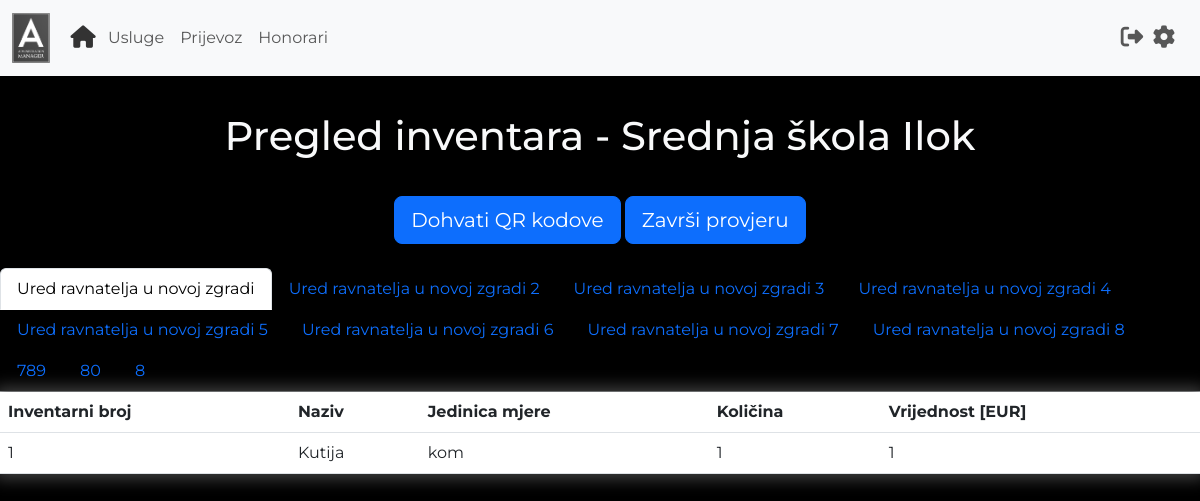
Screenshot of /pregled_inventara (signed in) with the database file from the repository.
### main.py (models this page shows)
class User(UserMixin, db.Model):
    id = db.Column(db.Integer, primary_key=True)
    username = db.Column(db.String(100), unique=True)
    password = db.Column(db.String(100))
    name = db.Column(db.String(100))
    surname = db.Column(db.String(100))
    organisation = db.Column(db.String(100))
    work_address = db.Column(db.String(100))
    home_address = db.Column(db.String(100))
    travel_distance = db.Column(db.Float)
    transportation_fee = db.Column(db.Float)

class Inventory(db.Model):
    id = db.Column(db.Integer, primary_key=True)
    inventory_number = db.Column(db.String(100), unique=True)
    name = db.Column(db.String(100))
    unit = db.Column(db.String(100))
    amount = db.Column(db.String(100))
    value = db.Column(db.String(100))
    location = db.Column(db.String(100))
    organisation = db.Column(db.String(100))
    item_status = db.Column(db.Boolean)  # True if inventory check is active and item is checked

### main.py (the view)
@app.route("/pregled_inventara")
@login_required
def pregled_inventara():
    form = InventoryCheckForm()
    if InventoryCheckHistory.query.filter_by(organisation=current_user.organisation).first():
        status = InventoryCheckHistory.query.filter_by(organisation=current_user.organisation).first().inventory_check
    else:
        status = False
    inventory = Inventory.query.filter_by(organisation=current_user.organisation).all()
    locations = []
    inventory_by_location = []
    for item in inventory:
        if item.location not in locations:
            inventory_list = []
            locations.append(item.location)
            for i in Inventory.query.filter_by(organisation=current_user.organisation, location=item.location).all():
                inventory_list.append(i)
            inventory_by_location.append(inventory_list)
    return render_template('pregledInventara.html', organisation=current_user.organisation, locations=locations,
                           data=inventory_by_location, status=status, form=form)

### main.py
class InventoryCheckForm(FlaskForm):
    start_check = SubmitField(label='Započni provjeru', id='start_check')
    end_check = SubmitField(label='Završi provjeru', id='finish_check')
    generate_qrs = SubmitField(label='Dohvati QR kodove', id='generate_qrs')

### main.py (called while the page is built)
@login_manager.user_loader
def load_user(user_id):
    return User.query.get(int(user_id))

### templates/pregledInventara.html (shortened to what this page needs)
{% extends "base.html" %}
{% block content %}
{% include 'header.html' %}
<h1 class="text-center text-light" style="margin-top: 3%; margin-bottom: 3%;">
    Pregled inventara - {{organisation}}
</h1>
<div class="text-center" style="margin-bottom: 2%;">
    <form style="display: inline;" action="{{url_for('generate_qr_codes')}}">
{{form.generate_qrs(class='btn btn-lg btn-primary')}}
        </form>
    <form style="display: inline;" action="{{url_for('inventory_check_status')}}">
{% if status == False %}
    {{form.start_check(class='btn btn-lg btn-primary')}}
{% else %}
    {{form.end_check(class='btn btn-lg btn-primary')}}
        </form>
{% endif %}
</div>
<ul class="nav nav-tabs" id="myTab" role="tablist">
    {% for i in range (0, locations|length) %}
    {% if i != 0 %}
    <li class="nav-item" role="presentation">
        <button class="nav-link" id={{locations[i]|replace('
        ','-')+'-tab'}} data-bs-toggle="tab" data-bs-target={{"#"+locations[i]|replace(' ','-')+'-pane'}} type="button"
        role="tab" aria-controls={{locations[i]|replace(' ','-')+'-tab-pane'}} aria-selected="true">
        {{locations[i]}}</button>
    </li>
    {% else %}
    <li class="nav-item" role="presentation">
        <button class="nav-link active" id={{locations[i]|replace('
        ','-')+'-tab'}} data-bs-toggle="tab" data-bs-target={{"#"+locations[i]|replace(' ','-')+'-pane'}} type="button"
        role="tab" aria-controls={{locations[i]|replace(' ','-')+'-tab-pane'}} aria-selected="true">
        {{locations[i]}}</button>
    </li>
    {% endif %}
    {% endfor %}
</ul>
<div class="tab-content" id="myTabContent">
    {% for i in range(0, locations|length) %}
    {% if i != 0 %}
    <div aria-labelledby={{locations[i]|replace('
    ','-')+"-tab"}} class="tab-pane fade text-light" id={{locations[i]|replace(' ','-')+"-pane"}} role="tabpanel"
    tabindex="0">
    {% else %}
    <div aria-labelledby={{locations[i]|replace('
    ','-')+"-tab"}} class="tab-pane fade active show text-light" id={{locations[i]|replace(' ','-')+"-pane"}}
    role="tabpanel" tabindex="0">
    {% endif %}
    <table class="table text-light">
        <thead>
        <tr>
            <th scope="col">Inventarni broj</th>
            <th scope="col">Naziv</th>
            <th scope="col">Jedinica mjere</th>
            <th scope="col">Količina</th>
            <th scope="col">Vrijednost [EUR]</th>
        </tr>
        </thead>
        <tbody>
        {% for item in data[i] %}
        <tr>
            <td> {{item.inventory_number}}</td>
            <td> {{item.name}}</td>
            <td> {{item.unit}}</td>
            <td> {{item.amount}}</td>
            <td> {{item.value}}</td>
        </tr>
        {% endfor %}
        </tbody>
    </table>
</div>
{% endfor %}
{% endblock %}

### templates/base.html (shortened to what this page needs)
<!DOCTYPE html>
<html lang="en">
<head>
    <link href="https://cdn.jsdelivr.net/npm/bootstrap@5.3.0-alpha1/dist/css/bootstrap.min.css"
 rel="stylesheet">
    <link href="{{url_for('static', filename='style.css')}}" rel="stylesheet">
</head>
<body>
{% block content %}
{% endblock %}
</body>
</html>

### templates/header.html (shortened to what this page needs)
<nav class="navbar navbar-expand-lg bg-body-tertiary">
    <div class="container-fluid">
        <a class="navbar-brand disabled"><img alt="Logo" class="img-fluid"
                                              src="{{url_for('static', filename='images/logo2.png')}}"
                                              style="height: 50px;"></a>
        <div class="collapse navbar-collapse" id="navbarSupportedContent">
            <ul class="navbar-nav me-auto mb-2 mb-lg-0">
                <li class="nav-item">
                    <a aria-current="page" class="nav-link active" href="{{url_for('pregled_usluga')}}"
                       style="color: #333333; transform:scale(1.4);"><i class="fa-sharp fa-solid fa-house"></i></a>
                </li>
                <li class="nav-item">
                    <a class="nav-link" href="{{url_for('pregled_usluga')}}">Usluge</a>
                </li>
                <li class="nav-item">
                    <a class="nav-link" href="{{url_for('putni_troskovi')}}">Prijevoz</a>
                </li>
                <li class="nav-item">
                    <a class="nav-link" href="{{url_for('honorari')}}">Honorari</a>
                </li>
            </ul>
            <ul class="navbar-nav me-2 mb-2 mb-lg-0">
                <li class="nav-item">
                    <a class="nav-link" href="{{url_for('logout')}}"><i class="fa-solid fa-right-from-bracket"
                                                                        style="transform:scale(1.4);"></i></a>
                </li>
                <li class="nav-item">
                    <a class="nav-link" href="{{url_for('postavke')}}"><i class="fa-sharp fa-solid fa-gear"
                                                                          style="transform:scale(1.4);"></i></a>
                </li>
            </ul>
        </div>
    </div>
</nav>

### static/style.css (style rules this page uses)
body { background-color: black; font-family: 'Montserrat', sans-serif; }
ul { list-style-type: none; list-style-position: inside; }
.table { -moz-box-shadow: 0px 0px 15px 5px #404040; -webkit-box-shadow: 0px 0px 15px 5px #404040; box-shadow: 0px 0px 15px 5px #404040; }

### rows the page displays
User: organisation "Srednja škola Ilok"
Inventory: location "Ured ravnatelja u novoj zgradi", inventory_number "1", name "Kutija", unit "kom", amount "1", value "1"
Inventory: location "Ured ravnatelja u novoj zgradi 2"
Inventory: location "Ured ravnatelja u novoj zgradi 3"
Inventory: location "Ured ravnatelja u novoj zgradi 4"
Inventory: location "Ured ravnatelja u novoj zgradi 5"
Inventory: location "Ured ravnatelja u novoj zgradi 6"
Inventory: location "Ured ravnatelja u novoj zgradi 7"
Inventory: location "Ured ravnatelja u novoj zgradi 8"
Inventory: location "789"
Inventory: location "80"

### other values shown
{{ locations[i] }} "8"
